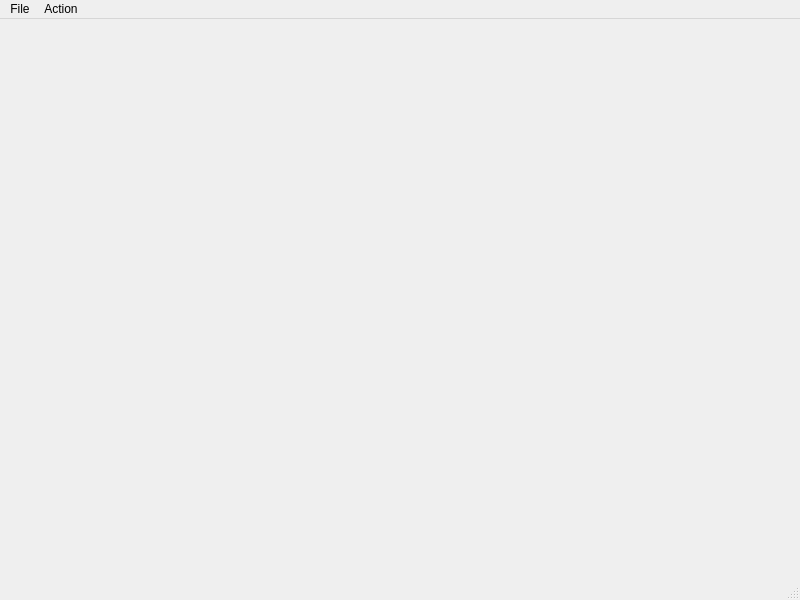
<?xml version="1.0" encoding="UTF-8"?>
<ui version="4.0">
 <class>MainWindow</class>
 <widget class="QMainWindow" name="MainWindow">
  <property name="geometry">
   <rect>
    <x>0</x>
    <y>0</y>
    <width>800</width>
    <height>600</height>
   </rect>
  </property>
  <property name="windowTitle">
   <string>MainWindow</string>
  </property>
  <widget class="QWidget" name="centralwidget">
   <layout class="QHBoxLayout" name="horizontalLayout">
    <item>
     <widget class="FrameView" name="widget" native="true"/>
    </item>
   </layout>
  </widget>
  <widget class="QMenuBar" name="menubar">
   <property name="geometry">
    <rect>
     <x>0</x>
     <y>0</y>
     <width>800</width>
     <height>38</height>
    </rect>
   </property>
   <widget class="QMenu" name="menuFile">
    <property name="title">
     <string>File</string>
    </property>
    <addaction name="actionOpen"/>
    <addaction name="actionExit"/>
   </widget>
   <widget class="QMenu" name="menuAction">
    <property name="title">
     <string>Action</string>
    </property>
    <addaction name="actionRecognize"/>
   </widget>
   <addaction name="menuFile"/>
   <addaction name="menuAction"/>
  </widget>
  <widget class="QStatusBar" name="statusbar"/>
  <action name="actionExit">
   <property name="text">
    <string>Exit</string>
   </property>
  </action>
  <action name="actionOpen">
   <property name="text">
    <string>Open</string>
   </property>
  </action>
  <action name="actionRecognize">
   <property name="text">
    <string>Recognize</string>
   </property>
  </action>
 </widget>
 <customwidgets>
  <customwidget>
   <class>FrameView</class>
   <extends>QWidget</extends>
   <header>FrameView.h</header>
   <container>1</container>
  </customwidget>
 </customwidgets>
 <resources/>
 <connections/>
</ui>
